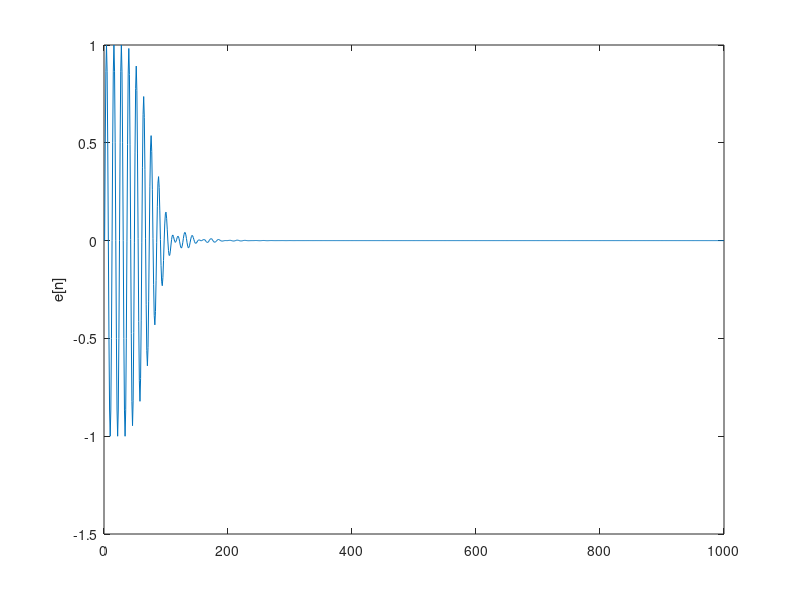

Write the MATLAB code that produced this figure.
clear all;
clc;

A=1; Delta=15;
P=1;
N=1e3; % szimulacio hossza
omega0=pi/6; % referenciajel diszkret korfrekvenciaja (0...pi)
C=1; % referenciajel amplitudoja
mu=0.001; % batorsagi tenyezo
L=100; % adaptiv szuro hossza
K=mu*C^2*L*A^2

x=C*sin(omega0*(0:N-1));
d=filter(P,1,x);
W=zeros(1,L);
S=[zeros(1,Delta) A];
xbuf=zeros(1,max([Delta+1 L]));
r=zeros(1,L);
y=zeros(1,Delta+1);
e=zeros(1,N);
for ii=1:N
    xbuf=[x(ii) xbuf(1:end-1)];
    y=[W*xbuf(1:L)' y(1:end-1)];
    e(ii)=d(ii)-S*y(1:Delta+1)';
    r=[S*xbuf(1:Delta+1)' r(1:end-1)];
    W=W+2*mu*e(ii)*r;
end

figure(1);
plot(e);
ylabel('e[n]');
